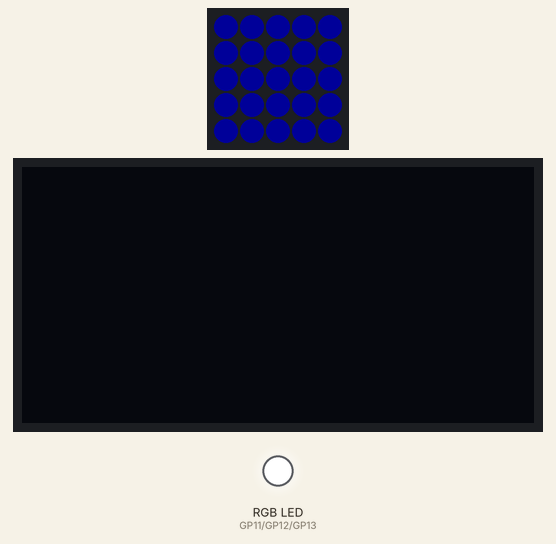
Recording of a program running on a simulated Raspberry Pi Pico running MicroPython. On the bench: 5×5 RGB LED matrix, 128×64 one-colour display, an RGB LED mixed from three pins (HIGH = lit). Dim RGB values are drawn brighter than linear; the 25 LEDs are laid out as on the BitDogLab board (LED 0 bottom right, every second row reversed); what the program prints to the serial console is not drawn.

Above: at 0.1 s.
At 4.1 s:
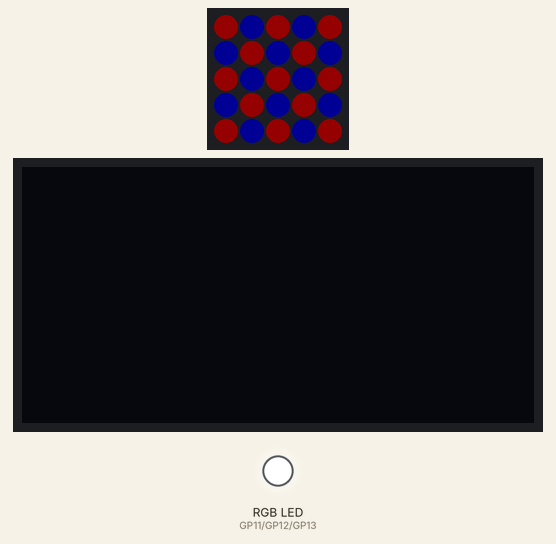
At 8.1 s:
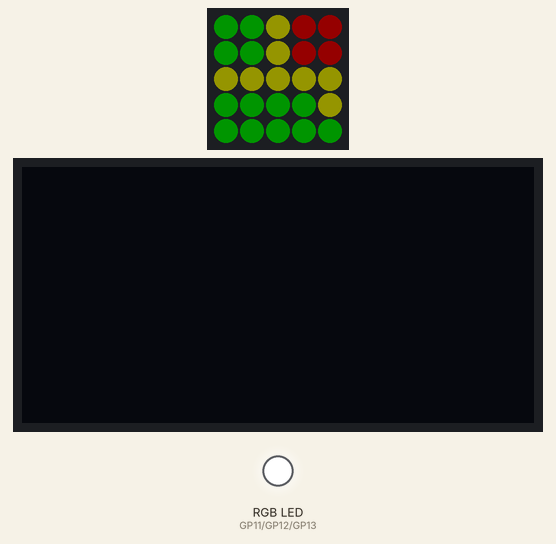
At 13.2 s:
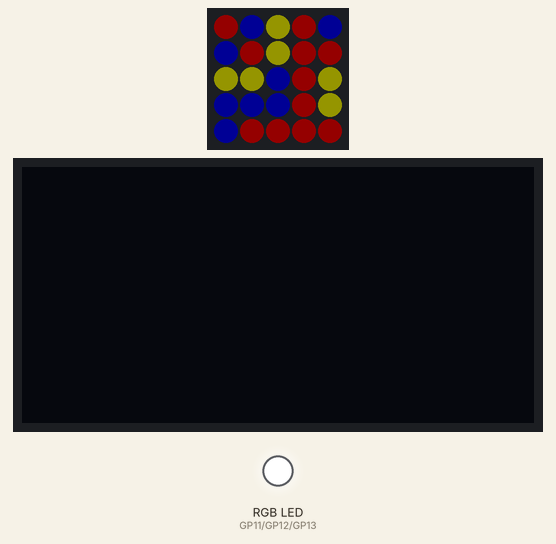
At 15.2 s:
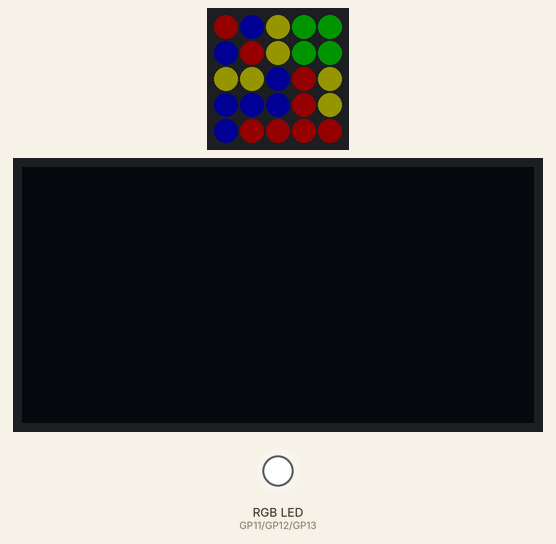
At 27.6 s:
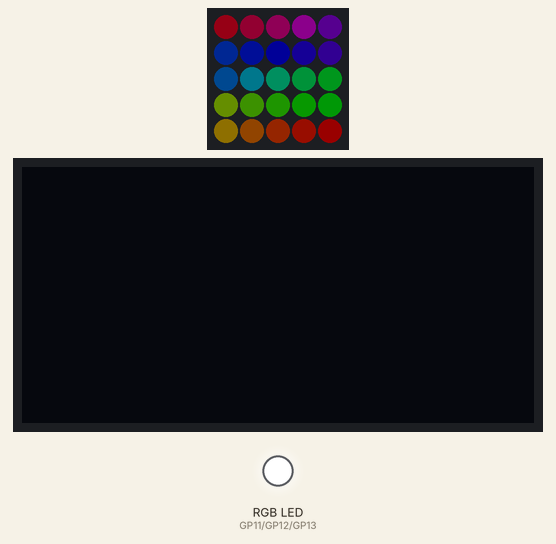
Timing chart, 0 to 29.1 s (numbered marks = the images above):
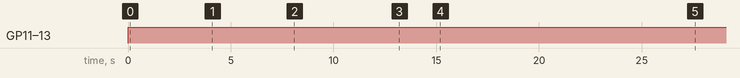

The program:

emplo_com_matriz_de_LEDs_+LED_RGB+_Display_fabiano_e_Fernanda.py
```python
# Example using PIO to drive 64 WS2812 LEDs on CJMCU-64 board
# Tony Goodhew 25th March 2022
# 5V to VBUS
# GND to GND
# DIN to GP16
import array, time
from machine import Pin
import rp2
import utime
from machine import Pin, I2C
from ssd1306 import SSD1306_I2C
import framebuf
import time

WIDTH  = 128                                            # oled display width
HEIGHT = 64                                             # oled display height

red = Pin(11, Pin.OUT)
green = Pin(12, Pin.OUT)
blue = Pin(13, Pin.OUT)

# ============= Neopixel driver from Raspberry Pi Pico Guide =============
# Configure the number of WS2812 LEDs.
NUM_LEDS = 25
PIN_NUM = 7     # DIN  Define o # da GPIO
brightness = .1 # controla a intensidade do 0.005 >= # )= 1

@rp2.asm_pio(sideset_init=rp2.PIO.OUT_LOW, out_shiftdir=rp2.PIO.SHIFT_LEFT, autopull=True, pull_thresh=24)
def ws2812():
    T1 = 2
    T2 = 5
    T3 = 3
    wrap_target()
    label("bitloop")
    out(x, 1)               .side(0)    [T3 - 1]
    jmp(not_x, "do_zero")   .side(1)    [T1 - 1]
    jmp("bitloop")          .side(1)    [T2 - 1]
    label("do_zero")
    nop()                   .side(0)    [T2 - 1]
    wrap()

# Create the StateMachine with the ws2812 program, outputting on pin
sm = rp2.StateMachine(0, ws2812, freq=8_000_000, sideset_base=Pin(PIN_NUM))

# Start the StateMachine, it will wait for data on its FIFO.
sm.active(1)

# Display a pattern on the LEDs via an array of LED RGB values.
ar = array.array("I", [0 for _ in range(NUM_LEDS)])

################ Standard Neopixel demos #########################
def pixels_show():
    dimmer_ar = array.array("I", [0 for _ in range(NUM_LEDS)])
    for i,c in enumerate(ar):
        r = int(((c >> 8) & 0xFF) * brightness)
        g = int(((c >> 16) & 0xFF) * brightness)
        b = int((c & 0xFF) * brightness)
        dimmer_ar[i] = (g<<16) + (r<<8) + b
    sm.put(dimmer_ar, 8)
    time.sleep_ms(10)

def pixels_set(i, color):
    ar[i] = (color[1]<<16) + (color[0]<<8) + color[2]

def pixels_fill(color):
    for i in range(len(ar)):
        pixels_set(i, color)

def color_chase(color, wait):
    for i in range(NUM_LEDS):
        pixels_set(i, color)
        time.sleep(wait)
        pixels_show()
    time.sleep(0.2)

def wheel(pos):
    # Input a value 0 to 255 to get a color value.
    # The colours are a transition r - g - b - back to r.
    if pos < 0 or pos > 255:
        return (0, 0, 0)
    if pos < 85:
        return (255 - pos * 3, pos * 3, 0)
    if pos < 170:
        pos -= 85
        return (0, 255 - pos * 3, pos * 3)
    pos -= 170
    return (pos * 3, 0, 255 - pos * 3)

def rainbow_cycle(wait):
    for j in range(255):
        for i in range(NUM_LEDS):
            rc_index = (i * 256 // NUM_LEDS) + j
            pixels_set(i, wheel(rc_index & 255))
        pixels_show()
        time.sleep(wait)

# Extra routines
def xy_set(x, y, color):
    pos = x + y*8
    # Avoid out of range errors
    if (pos > -1) and (pos < NUM_LEDS):
        pixels_set(pos, color)

def clear():
    pixels_fill((0,0,0))

def sq(x,y,w,r,g,b):
    # Hollow square at (x,y), w pixels wide coloured (r,g,b)
    cc = (r,g,b)
    for i in range(x,x+w):
        xy_set(i,y,cc)
        xy_set(i,y+w-1,cc)
    for i in range(y+1,y+w):
        xy_set(x,i,cc)
        xy_set(x+w-1,i,cc)
    pixels_show()

def vert(x,y,l,r,g,b):
    # Vertical line at (x,y), l pixels long coloured (r,g,b)
    cc = (r,g,b)
    for i in range(l):
        xy_set(x,i,cc)

def horiz(x,y,l,r,g,b):
    # Horizontal line
    cc = (r,g,b)
    for i in range(l):
        xy_set(i,y,cc)

def flag():
    for y in range(4):
        for x in range(8):
            xy_set(x,y,(0,0,255))
            xy_set(x,y+4,(255,255,0))
    pixels_show()

# ============== MAIN ===============
    red.value(1)
    green.value(1)
    blue.value(1)
    utime.sleep(1)


flag()
time.sleep(3)
clear()
pixels_show()
for xx in range(0,8,2):
    vert(xx,0,8,200,0,0)
    vert(xx+1,0,8,0,0,200)
pixels_show()
time.sleep(1)
for yy in range(0,8,2):
    horiz(0,yy,8,200,0,0)
    horiz(0,yy+1,8,0,0,200)
pixels_show()
time.sleep(1)

clear()
sq(0,0,8,0,200,0)
time.sleep(1)
sq(1,1,6,200,200,0)
time.sleep(1)
sq(2,2,4,200,0,0)
time.sleep(1)
sq(3,3,2,0,0,200)
time.sleep(2)
sq(0,0,4,200,0,0)
time.sleep(1)
sq(4,4,4,200,0,0)
time.sleep(1)
sq(4,0,4,0,0,200)
time.sleep(1)
sq(0,4,4,0,0,200)
time.sleep(1)
sq(2,2,4,0,200,0)
time.sleep(3)

# Basic colour values
# See htmlcolorcodes.com to find 'difficult colours'
BLACK = (0, 0, 0)
RED = (255, 0, 0)
YELLOW = (255, 150, 0)
GREEN = (0, 255, 0)
CYAN = (0, 255, 255)
BLUE = (0, 0, 255)
PURPLE = (180, 0, 255)
WHITE = (255, 255, 255)
COLORS = (BLACK, RED, YELLOW, GREEN, CYAN, BLUE, PURPLE, WHITE)

print("Fills")
for color in COLORS:
    pixels_fill(color)
pixels_show()

print("Chases")
for color in COLORS:
    color_chase(color, 0.01)

print("Rainbow")
rainbow_cycle(0)
time.sleep(3)
flag()
time.sleep(3)
pixels_fill(GREEN)
time.sleep(3)
pixels_fill(BLACK)
pixels_show()
print("\nAll done ##############")

i2c = I2C(1, scl=Pin(15), sda=Pin(14), freq=400000)       # Init I2C using I2C0 defaults, SCL=Pin(GP9), SDA=Pin(GP8), freq=400000
print("I2C Address      : "+hex(i2c.scan()[0]).upper()) # Display device address
print("I2C Configuration: "+str(i2c))                   # Display I2C config

oled = SSD1306_I2C(WIDTH, HEIGHT, i2c)                  # Init oled display
oled.fill(0)
oled.show()
utime.sleep_ms(3000)
oled.text("FERNANDA", 20,10)
oled.text("&", 30,30)
oled.text("FABIANO", 20, 50)
oled.show()
utime.sleep_ms(3000)
oled.fill(0)

while(True):

    red.value(0)
    green.value(0)
    blue.value(0)
    utime.sleep(0)

    oled.rect(0,0,WIDTH, HEIGHT,1)
    for y in range(0,HEIGHT,8):
        oled.hline(0,y,WIDTH,1)
        oled.show()
        utime.sleep_ms(10)

    utime.sleep_ms(1000)
    oled.fill(0)

    red.value(1)
    green.value(1)
    blue.value(1)
    utime.sleep(1)


    oled.rect(0,0,WIDTH, HEIGHT,1)
    for x in range(0,WIDTH,8):
        oled.vline(x,0,HEIGHT,1)
        oled.show()
        utime.sleep_ms(10)
```

Measured:
- by itself, GP11 (red), GP12 (green), GP13 (blue): LOW → HIGH at 0.01 s
- what the display in image 0 shows lasts 4.0 s, from 0.0 s to 4.0 s
- what the display in image 1 shows lasts 1.0 s, from 4.0 s to 5.0 s
- what the display in image 2 shows lasts 3.0 s, from 8.1 s to 11.1 s
- what the display in image 3 shows lasts 2.1 s, from 13.1 s to 15.2 s
